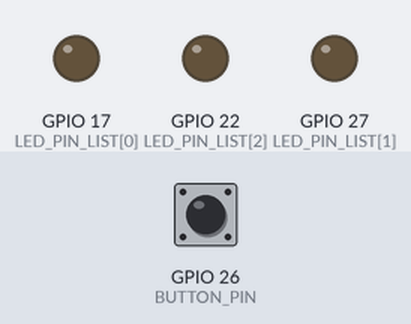
A program run on a simulated Raspberry Pi (BCM pin numbers). Parts: output pins drawn as LEDs (lit = HIGH). Inputs (shaded band) come from the test bench; at power-on: GPIO 26 (BUTTON_PIN) LOW.

Above: at 1.2 s.
1.3 s: GPIO 26 (BUTTON_PIN) pulled HIGH for 0.15 s
At 2.5 s:
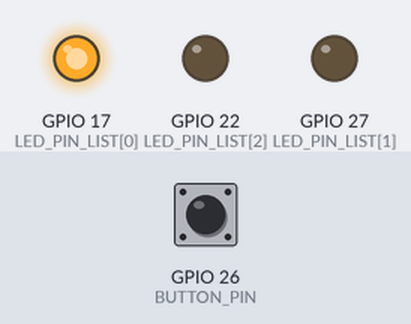
2.9 s: GPIO 26 (BUTTON_PIN) pulled HIGH for 1 s
At 3.9 s:
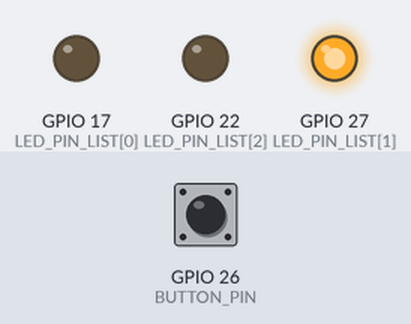
5.4 s: GPIO 26 (BUTTON_PIN) pulled HIGH for 0.15 s
At 5.9 s:
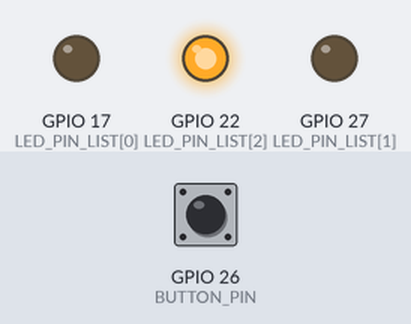
7.0 s: GPIO 26 (BUTTON_PIN) pulled HIGH for 3.2 s
At 8.3 s:
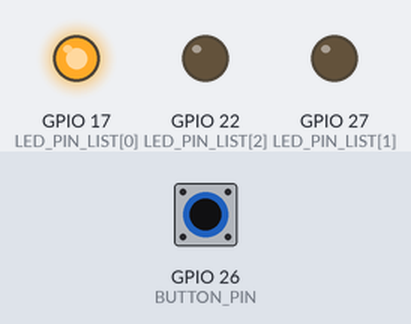
Timing chart, 0 to 10.0 s (numbered marks = the images above; inputs shaded):
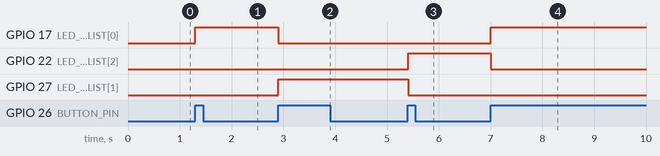

The program:

button_and_read_led_status_function.py
```python
import RPi.GPIO as GPIO
import time

LED_PIN_LIST = [17, 27, 22]
BUTTON_PIN = 26

def led_on(led_index):
    GPIO.output(LED_PIN_LIST[led_index], GPIO.HIGH)

def led_off(led_index):
    GPIO.output(LED_PIN_LIST[led_index], GPIO.LOW)

GPIO.setmode(GPIO.BCM)
GPIO.setup(LED_PIN_LIST[0], GPIO.OUT)
GPIO.setup(LED_PIN_LIST[1], GPIO.OUT)
GPIO.setup(LED_PIN_LIST[2], GPIO.OUT)
GPIO.setup(BUTTON_PIN, GPIO.IN)

GPIO.output(LED_PIN_LIST[0], GPIO.LOW)
GPIO.output(LED_PIN_LIST[1], GPIO.LOW)
GPIO.output(LED_PIN_LIST[2], GPIO.LOW)

previous_button_state = GPIO.input(BUTTON_PIN)
led_index = 0

while True:
    time.sleep(0.01)
    button_state = GPIO.input(BUTTON_PIN)
    if button_state != previous_button_state:
        previous_button_state = button_state
        if button_state == GPIO.HIGH:
            if led_index == 0:
                # power on LED 0
                led_on(led_index)
                led_off(led_index + 1)
                led_off(led_index + 2)
                led_index = 1
            elif led_index == 1:
                # power on LED 1
                led_off(led_index - 1)
                led_on(led_index)
                led_off(led_index + 1)
                led_index = 2
            else:
                # power on LED 2
                led_off(led_index - 2)
                led_off(led_index - 1)
                led_on(led_index)
                led_index = 0

GPIO.cleanup()
```

Measured:
- after the input at 1.3 s, GPIO 17 (LED_PIN_LIST[0]): LOW → HIGH at once
- after the input at 2.9 s, GPIO 17 (LED_PIN_LIST[0]): HIGH → LOW at once; GPIO 27 (LED_PIN_LIST[1]): LOW → HIGH at once
- after the input at 5.4 s, GPIO 22 (LED_PIN_LIST[2]): LOW → HIGH at once; GPIO 27 (LED_PIN_LIST[1]): HIGH → LOW at once
- after the input at 7.0 s, GPIO 17 (LED_PIN_LIST[0]): LOW → HIGH at once; GPIO 22 (LED_PIN_LIST[2]): HIGH → LOW at once
